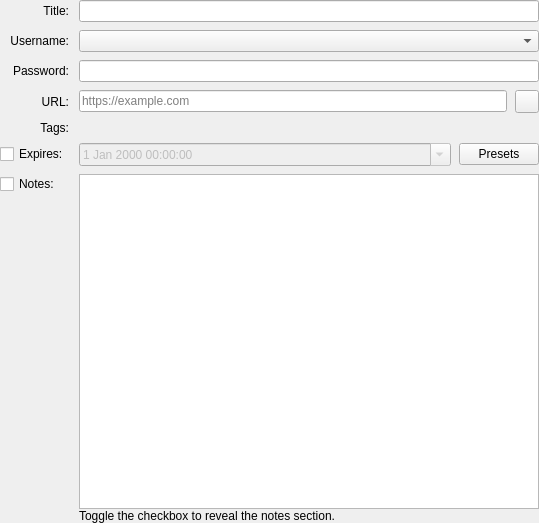
<?xml version="1.0" encoding="UTF-8"?>
<ui version="4.0">
 <class>EditEntryWidgetMain</class>
 <widget class="QScrollArea" name="EditEntryWidgetMain">
  <property name="geometry">
   <rect>
    <x>0</x>
    <y>0</y>
    <width>539</width>
    <height>523</height>
   </rect>
  </property>
  <property name="windowTitle">
   <string>Edit Entry</string>
  </property>
  <property name="frameShape">
   <enum>QFrame::NoFrame</enum>
  </property>
  <property name="frameShadow">
   <enum>QFrame::Plain</enum>
  </property>
  <property name="horizontalScrollBarPolicy">
   <enum>Qt::ScrollBarAlwaysOff</enum>
  </property>
  <property name="sizeAdjustPolicy">
   <enum>QAbstractScrollArea::AdjustToContents</enum>
  </property>
  <property name="widgetResizable">
   <bool>true</bool>
  </property>
  <widget class="QWidget" name="container">
   <property name="geometry">
    <rect>
     <x>0</x>
     <y>0</y>
     <width>539</width>
     <height>523</height>
    </rect>
   </property>
   <layout class="QGridLayout" name="gridLayout">
    <property name="leftMargin">
     <number>0</number>
    </property>
    <property name="topMargin">
     <number>0</number>
    </property>
    <property name="rightMargin">
     <number>0</number>
    </property>
    <property name="bottomMargin">
     <number>0</number>
    </property>
    <property name="horizontalSpacing">
     <number>10</number>
    </property>
    <property name="verticalSpacing">
     <number>8</number>
    </property>
    <item row="7" column="1">
     <layout class="QVBoxLayout" name="verticalLayout_2">
      <item>
       <widget class="QPlainTextEdit" name="notesEdit">
        <property name="sizePolicy">
         <sizepolicy hsizetype="Expanding" vsizetype="Expanding">
          <horstretch>0</horstretch>
          <verstretch>1</verstretch>
         </sizepolicy>
        </property>
        <property name="minimumSize">
         <size>
          <width>0</width>
          <height>100</height>
         </size>
        </property>
        <property name="accessibleName">
         <string>Notes field</string>
        </property>
       </widget>
      </item>
      <item>
       <widget class="QLabel" name="notesHint">
        <property name="visible">
         <bool>true</bool>
        </property>
        <property name="text">
         <string>Toggle the checkbox to reveal the notes section.</string>
        </property>
        <property name="alignment">
         <set>Qt::AlignTop</set>
        </property>
       </widget>
      </item>
     </layout>
    </item>
    <item row="1" column="1">
     <widget class="QComboBox" name="usernameComboBox">
      <property name="accessibleName">
       <string>Username field</string>
      </property>
     </widget>
    </item>
    <item row="7" column="0">
     <layout class="QVBoxLayout" name="verticalLayout">
      <item>
       <widget class="QCheckBox" name="notesEnabled">
        <property name="toolTip">
         <string>Toggle notes visible</string>
        </property>
        <property name="accessibleName">
         <string>Toggle notes visible</string>
        </property>
        <property name="text">
         <string>Notes:</string>
        </property>
       </widget>
      </item>
      <item>
       <spacer name="verticalSpacer">
        <property name="orientation">
         <enum>Qt::Vertical</enum>
        </property>
        <property name="sizeHint" stdset="0">
         <size>
          <width>20</width>
          <height>40</height>
         </size>
        </property>
       </spacer>
      </item>
     </layout>
    </item>
    <item row="6" column="1">
     <layout class="QHBoxLayout" name="horizontalLayout_2">
      <property name="spacing">
       <number>8</number>
      </property>
      <item>
       <widget class="QDateTimeEdit" name="expireDatePicker">
        <property name="enabled">
         <bool>false</bool>
        </property>
        <property name="accessibleName">
         <string>Expiration field</string>
        </property>
        <property name="calendarPopup">
         <bool>true</bool>
        </property>
       </widget>
      </item>
      <item>
       <widget class="QPushButton" name="expirePresets">
        <property name="sizePolicy">
         <sizepolicy hsizetype="Fixed" vsizetype="Fixed">
          <horstretch>0</horstretch>
          <verstretch>0</verstretch>
         </sizepolicy>
        </property>
        <property name="toolTip">
         <string>Expiration Presets</string>
        </property>
        <property name="accessibleName">
         <string>Expiration presets</string>
        </property>
        <property name="text">
         <string>Presets</string>
        </property>
       </widget>
      </item>
     </layout>
    </item>
    <item row="2" column="0">
     <widget class="QLabel" name="passwordLabel">
      <property name="text">
       <string>Password:</string>
      </property>
      <property name="alignment">
       <set>Qt::AlignRight|Qt::AlignTrailing|Qt::AlignVCenter</set>
      </property>
     </widget>
    </item>
    <item row="3" column="0">
     <widget class="QLabel" name="urlLabel">
      <property name="text">
       <string>URL:</string>
      </property>
      <property name="alignment">
       <set>Qt::AlignRight|Qt::AlignTrailing|Qt::AlignVCenter</set>
      </property>
     </widget>
    </item>
    <item row="3" column="1">
     <layout class="QHBoxLayout" name="horizontalLayout_6">
      <property name="spacing">
       <number>8</number>
      </property>
      <item>
       <widget class="URLEdit" name="urlEdit">
        <property name="accessibleName">
         <string>Url field</string>
        </property>
        <property name="placeholderText">
         <string notr="true">https://example.com</string>
        </property>
       </widget>
      </item>
      <item>
       <widget class="QToolButton" name="fetchFaviconButton">
        <property name="toolTip">
         <string>Download favicon for URL</string>
        </property>
        <property name="accessibleName">
         <string>Download favicon for URL</string>
        </property>
       </widget>
      </item>
     </layout>
    </item>
    <item row="0" column="0">
     <widget class="QLabel" name="titleLabel">
      <property name="text">
       <string>Title:</string>
      </property>
      <property name="alignment">
       <set>Qt::AlignRight|Qt::AlignTrailing|Qt::AlignVCenter</set>
      </property>
     </widget>
    </item>
    <item row="0" column="1">
     <widget class="QLineEdit" name="titleEdit">
      <property name="accessibleName">
       <string>Title field</string>
      </property>
     </widget>
    </item>
    <item row="1" column="0">
     <widget class="QLabel" name="usernameLabel">
      <property name="text">
       <string>Username:</string>
      </property>
      <property name="alignment">
       <set>Qt::AlignRight|Qt::AlignTrailing|Qt::AlignVCenter</set>
      </property>
     </widget>
    </item>
    <item row="2" column="1">
     <widget class="PasswordEdit" name="passwordEdit">
      <property name="accessibleName">
       <string>Password field</string>
      </property>
      <property name="echoMode">
       <enum>QLineEdit::Password</enum>
      </property>
     </widget>
    </item>
    <item row="6" column="0">
     <layout class="QHBoxLayout" name="horizontalLayout">
      <property name="spacing">
       <number>0</number>
      </property>
      <item>
       <widget class="QCheckBox" name="expireCheck">
        <property name="toolTip">
         <string>Toggle expiration</string>
        </property>
        <property name="accessibleName">
         <string>Toggle expiration</string>
        </property>
        <property name="text">
         <string>Expires:</string>
        </property>
       </widget>
      </item>
     </layout>
    </item>
    <item row="5" column="0">
     <widget class="QLabel" name="tagsLabel">
      <property name="text">
       <string>Tags:</string>
      </property>
      <property name="alignment">
       <set>Qt::AlignRight|Qt::AlignTrailing|Qt::AlignVCenter</set>
      </property>
     </widget>
    </item>
    <item row="5" column="1">
     <widget class="TagsWidget" name="tagsList">
      <property name="accessibleName">
          <string>Tags list</string>
      </property>
     </widget>
    </item>
   </layout>
  </widget>
 </widget>
 <customwidgets>
  <customwidget>
   <class>PasswordEdit</class>
   <extends>QLineEdit</extends>
   <header>gui/PasswordEdit.h</header>
   <container>1</container>
  </customwidget>
  <customwidget>
   <class>URLEdit</class>
   <extends>QLineEdit</extends>
   <header>gui/URLEdit.h</header>
   <container>1</container>
  </customwidget>
   <customwidget>
    <class>TagsWidget</class>
    <extends>QWidget</extends>
    <header>gui/tag/TagsWidget.h</header>
    <container>1</container>
   </customwidget>
 </customwidgets>
 <tabstops>
  <tabstop>titleEdit</tabstop>
  <tabstop>usernameComboBox</tabstop>
  <tabstop>passwordEdit</tabstop>
  <tabstop>urlEdit</tabstop>
  <tabstop>fetchFaviconButton</tabstop>
  <tabstop>expireCheck</tabstop>
  <tabstop>expireDatePicker</tabstop>
  <tabstop>expirePresets</tabstop>
  <tabstop>notesEnabled</tabstop>
  <tabstop>notesEdit</tabstop>
 </tabstops>
 <resources/>
 <connections/>
</ui>
